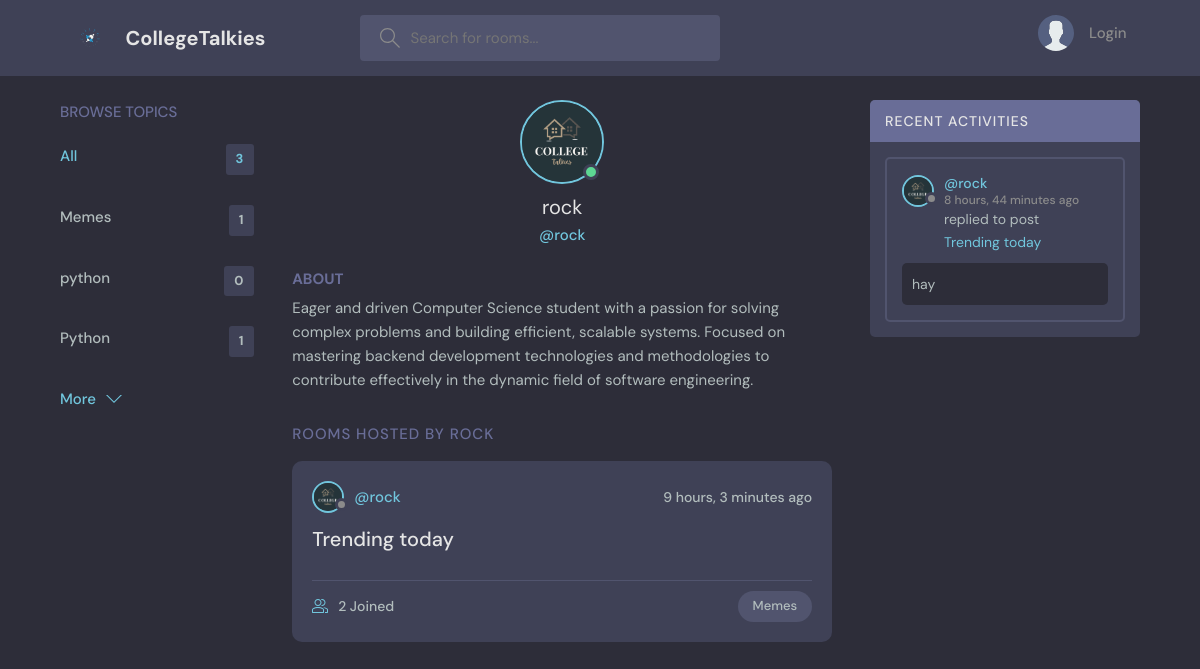
The app's page /profile/1 with its own data.
### base/models.py (models this page shows, shortened)
class Topic(models.Model):
    name = models.CharField(max_length=200)

class User(AbstractUser):
    name = models.CharField(max_length=200, null=True)
    email = models.EmailField(unique=True, null = True)
    bio = models.TextField(null=True)
    avatar = models.ImageField(null=True, default="avatar.svg")
    USERNAME_FIELD = 'email'
    REQUIRED_FIELDS = []

class Room(models.Model):
    host= models.ForeignKey(User, on_delete=models.CASCADE, null=True)
    topic = models.ForeignKey(Topic, on_delete=models.SET_NULL, null=True)
    name=models.CharField(max_length=200)
    description = models.TextField(null=True, blank=True)
    participants= models.ManyToManyField(User, related_name='participants', blank=True)
    updated = models.DateTimeField(auto_now=True)
    created = models.DateTimeField(auto_now_add=True)
    class Meta:
        ordering = ['-updated', '-created']
    def __str__(self):
        return self.name

class Message(models.Model):
    user = models.ForeignKey(User, on_delete=models.CASCADE)
    room = models.ForeignKey(Room, on_delete=models.CASCADE)
    body = models.TextField()
    updated = models.DateTimeField(auto_now=True)
    created = models.DateTimeField(auto_now_add=True)
    class Meta:
        ordering = ['-updated', '-created']

### base/views.py (the view)
# urls.py: path('profile/<str:pk>', views.userProfile, name='user-profile'),
def userProfile(request,pk):
    user=User.objects.get(id=pk)
    rooms = user.room_set.all()
    room_messages= user.message_set.all()
    topics = Topic.objects.all()
    context = {'user':user,'rooms': rooms,'room_messages': room_messages, 'topics': topics}
    return render(request, 'base/profile.html', context)

### base/templates/base/profile.html (shortened to what this page needs)
{% extends 'main.html' %}
{% block content %}
  <main class="profile-page layout layout--3">
    <div class="container">
      {% include 'base/topics_component.html' %}
      <div class="roomList">
        <div class="profile">
          <div class="profile__avatar">
            <div class="avatar avatar--large active">
              <img src="{{user.avatar.url}}" />
            </div>
          </div>
          <div class="profile__info">
            <h3>{{user.username}}</h3>
            <p>@{{user.username}}</p>
          </div>
          <div class="profile__about">
            <h3>About</h3>
            <p>
              {{user.bio}}
            </p>
          </div>
        </div>
        <div class="roomList__header">
          <div>
            <h2> Rooms Hosted by {{user.username}}</a>
            </h2>
          </div>
        </div>
        {% if user.room_set.count == 0 %}
          {% if request.user == user %}
          <a class="btn btn--main" href="{% url 'create-room' %}">Create a new room to get started</a>
          {% else %}
            <p>No rooms created yet.</p>
          {% endif %}
        {% else %}
          {% include 'base/feed_component.html' %}
        {% endif %}
      </div>
      {% include 'base/activity_component.html' %}
    </div>
  </main>
  {% endblock content %}

### base/templates/base/topics_component.html
<div class="topics">
  <div class="topics__header">
      <h2>Browse Topics</h2>
  </div>
  <ul class="topics__list">
      <li>
          <a href="{% url 'home' %}" class="active">All <span>{{topics.count}}</span></a>
      </li>
      {% for topic in topics %}
      <li>
          <a href="{% url 'home' %}?q={{topic.name}}">{{topic.name}}<span>{{topic.room_set.all.count}}</span></a>
      </li>
      {% endfor %}
  </ul>
  <a class="btn btn--link" href="{% url 'topics' %}">
      More
      <svg version="1.1" xmlns="http://www.w3.org/2000/svg" width="32" height="32" viewBox="0 0 32 32">
          <title>chevron-down</title>
          <path d="M16 21l-13-13h-3l16 16 16-16h-3l-13 13z"></path>
      </svg>
  </a>
</div>

### base/templates/base/feed_component.html (shortened to what this page needs)
{% for room in rooms %}
<div class="roomListRoom">
    <div class="roomListRoom__header">
      <a href="{% url 'user-profile'  room.host.id %}" class="roomListRoom__author">
        <div class="avatar avatar--small">
          <img src="{{room.host.avatar.url}}" />
        </div>
        <span>@{{room.host.username}}</span>
      </a>
      <div class="roomListRoom__actions">
        <span>{{room.created|timesince}} ago</span>
      </div>
    </div>
    <div class="roomListRoom__content">
      <a href="{% url 'room' room.id %}">{{room.name}}</a>
    </div>
    <div class="roomListRoom__meta">
      <a href="{% url 'room' room.id %}" class="roomListRoom__joined">
        {{room.participants.all.count}} Joined
      </a>
      <p class="roomListRoom__topic">{{room.topic.name}}</p>
    </div>
  </div>
  {% endfor %}

### base/templates/base/activity_component.html (shortened to what this page needs)
<div class="activities">
    <div class="activities__header">
      <h2>Recent Activities</h2>
    </div>
    {% for message in room_messages %}
    <div class="activities__box">
      <div class="activities__boxHeader roomListRoom__header">
        <a href="{% url 'user-profile' message.user.id %}" class="roomListRoom__author">
          <div class="avatar avatar--small">
            <img src="{{message.user.avatar.url}}" />
          </div>
          <p>
            @{{ message.user.username }}
            <span>{{ message.created|timesince }} ago</span>
          </p>
        </a>
      </div>
      <div class="activities__boxContent">
        <p>replied to post <a href="{% url 'room' message.room.id %}">{{message.room}}</a></p>
        <div class="activities__boxRoomContent">
          {{message.body}}
        </div>
      </div>
    </div>
    {% endfor %}
</div>

### records on screen
Topic: name "Memes", room_set.all.count "1"
Topic: name "python", room_set.all.count "0"
Topic: name "Python", room_set.all.count "1"
User: avatar (picture), username "rock", bio "Eager and driven Computer Science student with a passion for solving complex problems and building efficient, scalable systems. Focused on mastering backend development technologies and methodologies to contribute effectively in the dynamic field of software engineering.", username "ROCK"
Room: host.avatar (picture), host.username "rock", created "9 hours, 3 minutes", name "Trending today", participants.all.count "2", topic.name "Memes"
Message: user.avatar (picture), user.username "rock", created "8 hours, 44 minutes", room "Trending today", body "hay"

### other values on screen
{{ topics.count }} "3"
